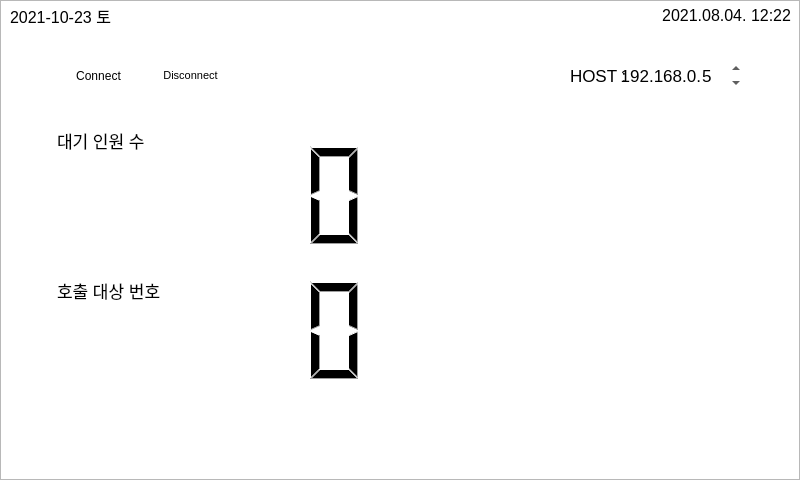
<?xml version="1.0" encoding="UTF-8"?>
<ui version="4.0">
 <class>MainWindow</class>
 <widget class="QMainWindow" name="MainWindow">
  <property name="geometry">
   <rect>
    <x>0</x>
    <y>0</y>
    <width>800</width>
    <height>480</height>
   </rect>
  </property>
  <property name="minimumSize">
   <size>
    <width>800</width>
    <height>480</height>
   </size>
  </property>
  <property name="maximumSize">
   <size>
    <width>800</width>
    <height>480</height>
   </size>
  </property>
  <property name="windowTitle">
   <string>MainWindow</string>
  </property>
  <widget class="QWidget" name="centralwidget">
   <widget class="QPushButton" name="call_button">
    <property name="geometry">
     <rect>
      <x>410</x>
      <y>115</y>
      <width>171</width>
      <height>284</height>
     </rect>
    </property>
    <property name="font">
     <font>
      <pointsize>20</pointsize>
     </font>
    </property>
    <property name="styleSheet">
     <string notr="true">border:none;</string>
    </property>
    <property name="text">
     <string/>
    </property>
   </widget>
   <widget class="QLCDNumber" name="person_lcdNumber">
    <property name="geometry">
     <rect>
      <x>70</x>
      <y>130</y>
      <width>301</width>
      <height>131</height>
     </rect>
    </property>
    <property name="styleSheet">
     <string notr="true">border:none;</string>
    </property>
   </widget>
   <widget class="QLCDNumber" name="call_number_lcdNumber">
    <property name="geometry">
     <rect>
      <x>70</x>
      <y>270</y>
      <width>301</width>
      <height>121</height>
     </rect>
    </property>
    <property name="styleSheet">
     <string notr="true">border:none;</string>
    </property>
    <property name="digitCount">
     <number>5</number>
    </property>
    <property name="value" stdset="0">
     <double>0.000000000000000</double>
    </property>
    <property name="intValue" stdset="0">
     <number>0</number>
    </property>
   </widget>
   <widget class="QLabel" name="time_label">
    <property name="geometry">
     <rect>
      <x>0</x>
      <y>0</y>
      <width>111</width>
      <height>31</height>
     </rect>
    </property>
    <property name="font">
     <font>
      <pointsize>12</pointsize>
     </font>
    </property>
    <property name="text">
     <string>2021-10-23 토</string>
    </property>
    <property name="alignment">
     <set>Qt::AlignRight|Qt::AlignTrailing|Qt::AlignVCenter</set>
    </property>
   </widget>
   <widget class="QLabel" name="label_3">
    <property name="geometry">
     <rect>
      <x>57</x>
      <y>130</y>
      <width>121</width>
      <height>21</height>
     </rect>
    </property>
    <property name="font">
     <font>
      <pointsize>13</pointsize>
     </font>
    </property>
    <property name="text">
     <string>대기 인원 수</string>
    </property>
   </widget>
   <widget class="QLabel" name="label_4">
    <property name="geometry">
     <rect>
      <x>57</x>
      <y>280</y>
      <width>141</width>
      <height>21</height>
     </rect>
    </property>
    <property name="font">
     <font>
      <pointsize>13</pointsize>
     </font>
    </property>
    <property name="text">
     <string>호출 대상 번호</string>
    </property>
   </widget>
   <widget class="QPushButton" name="recall_button">
    <property name="geometry">
     <rect>
      <x>587</x>
      <y>115</y>
      <width>160</width>
      <height>285</height>
     </rect>
    </property>
    <property name="font">
     <font>
      <pointsize>20</pointsize>
     </font>
    </property>
    <property name="styleSheet">
     <string notr="true">border:none;</string>
    </property>
    <property name="text">
     <string/>
    </property>
   </widget>
   <widget class="QPushButton" name="quit_pushbutton">
    <property name="geometry">
     <rect>
      <x>130</x>
      <y>440</y>
      <width>51</width>
      <height>31</height>
     </rect>
    </property>
    <property name="styleSheet">
     <string notr="true">border:none;</string>
    </property>
    <property name="text">
     <string/>
    </property>
   </widget>
   <widget class="QPushButton" name="connect_pushButton">
    <property name="geometry">
     <rect>
      <x>58</x>
      <y>60</y>
      <width>81</width>
      <height>31</height>
     </rect>
    </property>
    <property name="font">
     <font>
      <pointsize>9</pointsize>
     </font>
    </property>
    <property name="styleSheet">
     <string notr="true">border: none;</string>
    </property>
    <property name="text">
     <string>Connect</string>
    </property>
   </widget>
   <widget class="QSpinBox" name="host_ip_spinBox">
    <property name="geometry">
     <rect>
      <x>700</x>
      <y>60</y>
      <width>41</width>
      <height>31</height>
     </rect>
    </property>
    <property name="font">
     <font>
      <pointsize>13</pointsize>
     </font>
    </property>
    <property name="styleSheet">
     <string notr="true">background-color: rgba(255, 255, 255, 0);</string>
    </property>
    <property name="frame">
     <bool>false</bool>
    </property>
    <property name="value">
     <number>5</number>
    </property>
   </widget>
   <widget class="QLabel" name="host_ip_label">
    <property name="geometry">
     <rect>
      <x>570</x>
      <y>60</y>
      <width>61</width>
      <height>31</height>
     </rect>
    </property>
    <property name="font">
     <font>
      <pointsize>13</pointsize>
     </font>
    </property>
    <property name="text">
     <string>HOST : </string>
    </property>
    <property name="alignment">
     <set>Qt::AlignLeading|Qt::AlignLeft|Qt::AlignVCenter</set>
    </property>
   </widget>
   <widget class="QLabel" name="socket_status_label">
    <property name="geometry">
     <rect>
      <x>430</x>
      <y>60</y>
      <width>131</width>
      <height>31</height>
     </rect>
    </property>
    <property name="font">
     <font>
      <pointsize>11</pointsize>
      <underline>true</underline>
     </font>
    </property>
    <property name="layoutDirection">
     <enum>Qt::LeftToRight</enum>
    </property>
    <property name="styleSheet">
     <string notr="true">border : none;</string>
    </property>
    <property name="text">
     <string/>
    </property>
    <property name="alignment">
     <set>Qt::AlignRight|Qt::AlignTrailing|Qt::AlignVCenter</set>
    </property>
   </widget>
   <widget class="QLabel" name="time_label_2">
    <property name="geometry">
     <rect>
      <x>640</x>
      <y>0</y>
      <width>151</width>
      <height>31</height>
     </rect>
    </property>
    <property name="font">
     <font>
      <pointsize>12</pointsize>
     </font>
    </property>
    <property name="text">
     <string>2021.08.04. 12:22</string>
    </property>
    <property name="alignment">
     <set>Qt::AlignRight|Qt::AlignTrailing|Qt::AlignVCenter</set>
    </property>
   </widget>
   <widget class="QLabel" name="host_ip_label_2">
    <property name="geometry">
     <rect>
      <x>600</x>
      <y>60</y>
      <width>101</width>
      <height>31</height>
     </rect>
    </property>
    <property name="font">
     <font>
      <pointsize>13</pointsize>
     </font>
    </property>
    <property name="text">
     <string>192.168.0.</string>
    </property>
    <property name="alignment">
     <set>Qt::AlignRight|Qt::AlignTrailing|Qt::AlignVCenter</set>
    </property>
   </widget>
   <widget class="QPushButton" name="disconnect_pushButton">
    <property name="geometry">
     <rect>
      <x>150</x>
      <y>60</y>
      <width>81</width>
      <height>31</height>
     </rect>
    </property>
    <property name="font">
     <font>
      <pointsize>8</pointsize>
     </font>
    </property>
    <property name="styleSheet">
     <string notr="true">border: none;</string>
    </property>
    <property name="text">
     <string>Disconnect</string>
    </property>
   </widget>
   <widget class="QGraphicsView" name="graphicsView">
    <property name="geometry">
     <rect>
      <x>0</x>
      <y>0</y>
      <width>800</width>
      <height>480</height>
     </rect>
    </property>
    <property name="styleSheet">
     <string notr="true">background-image: url(:/img/background4.PNG);</string>
    </property>
   </widget>
   <zorder>graphicsView</zorder>
   <zorder>call_button</zorder>
   <zorder>person_lcdNumber</zorder>
   <zorder>call_number_lcdNumber</zorder>
   <zorder>time_label</zorder>
   <zorder>label_3</zorder>
   <zorder>label_4</zorder>
   <zorder>recall_button</zorder>
   <zorder>quit_pushbutton</zorder>
   <zorder>connect_pushButton</zorder>
   <zorder>host_ip_spinBox</zorder>
   <zorder>host_ip_label</zorder>
   <zorder>socket_status_label</zorder>
   <zorder>time_label_2</zorder>
   <zorder>host_ip_label_2</zorder>
   <zorder>disconnect_pushButton</zorder>
  </widget>
 </widget>
 <resources>
  <include location="client_GUI_img.qrc"/>
 </resources>
 <connections/>
</ui>
